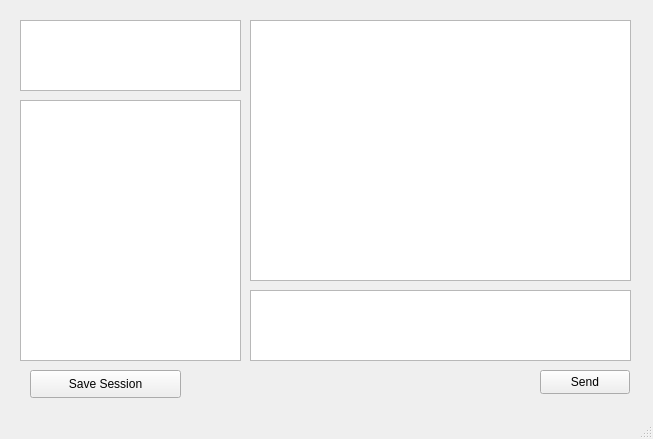
<?xml version="1.0" encoding="UTF-8"?>
<ui version="4.0">
 <class>ClientWindow</class>
 <widget class="QMainWindow" name="ClientWindow">
  <property name="geometry">
   <rect>
    <x>0</x>
    <y>0</y>
    <width>653</width>
    <height>439</height>
   </rect>
  </property>
  <property name="windowTitle">
   <string>MainWindow</string>
  </property>
  <widget class="QWidget" name="centralwidget">
   <widget class="QTextEdit" name="cltConfigDisplay">
    <property name="geometry">
     <rect>
      <x>20</x>
      <y>20</y>
      <width>221</width>
      <height>71</height>
     </rect>
    </property>
    <property name="readOnly">
     <bool>true</bool>
    </property>
   </widget>
   <widget class="QListWidget" name="cltClientList">
    <property name="geometry">
     <rect>
      <x>20</x>
      <y>100</y>
      <width>221</width>
      <height>261</height>
     </rect>
    </property>
   </widget>
   <widget class="QTextEdit" name="cltChatDisplay">
    <property name="geometry">
     <rect>
      <x>250</x>
      <y>20</y>
      <width>381</width>
      <height>261</height>
     </rect>
    </property>
    <property name="readOnly">
     <bool>true</bool>
    </property>
   </widget>
   <widget class="MessageBox" name="cltChatEdit">
    <property name="geometry">
     <rect>
      <x>250</x>
      <y>290</y>
      <width>381</width>
      <height>71</height>
     </rect>
    </property>
    <property name="focusPolicy">
     <enum>Qt::StrongFocus</enum>
    </property>
   </widget>
   <widget class="QPushButton" name="cltSendButton">
    <property name="geometry">
     <rect>
      <x>540</x>
      <y>370</y>
      <width>90</width>
      <height>24</height>
     </rect>
    </property>
    <property name="text">
     <string>Send</string>
    </property>
    <property name="default">
     <bool>false</bool>
    </property>
   </widget>
   <widget class="QPushButton" name="cltSaveButton">
    <property name="geometry">
     <rect>
      <x>30</x>
      <y>370</y>
      <width>151</width>
      <height>28</height>
     </rect>
    </property>
    <property name="text">
     <string>Save Session</string>
    </property>
   </widget>
  </widget>
  <widget class="QMenuBar" name="menubar">
   <property name="geometry">
    <rect>
     <x>0</x>
     <y>0</y>
     <width>653</width>
     <height>25</height>
    </rect>
   </property>
  </widget>
  <widget class="QStatusBar" name="statusbar"/>
 </widget>
 <customwidgets>
  <customwidget>
   <class>MessageBox</class>
   <extends>QTextEdit</extends>
   <header>messagebox.h</header>
  </customwidget>
 </customwidgets>
 <resources/>
 <connections/>
</ui>
